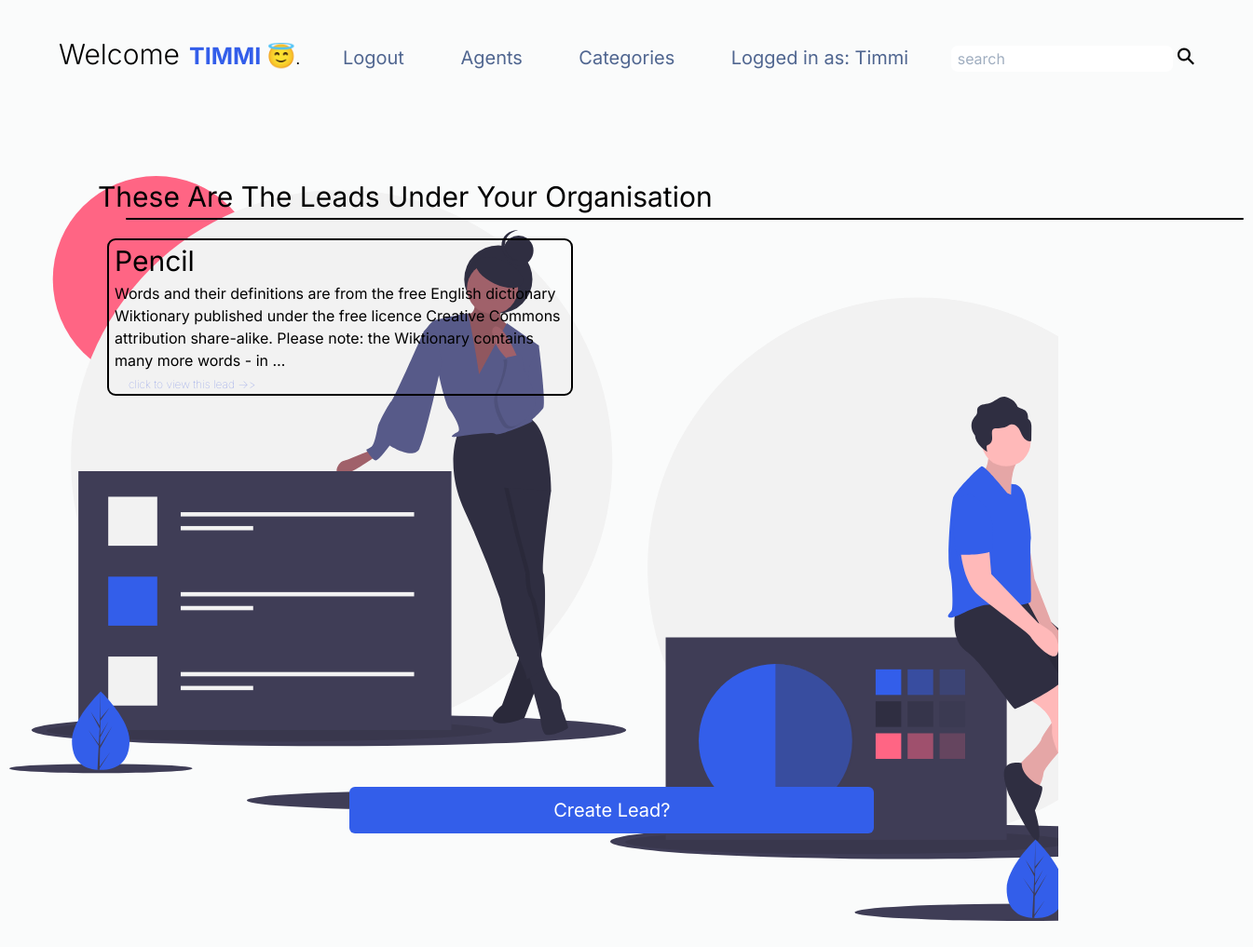
The app's page /lead-list (signed in) with its own data.
### CRMapp/models.py (models this page shows, shortened)
class User(AbstractUser):
    pass
    is_organisor = models.BooleanField(default=True)
    is_agent = models.BooleanField(default=False)
    agent_details = models.TextField(null = True, blank=True)

class Lead(models.Model):
    first_name = models.CharField(max_length=20)
    last_name = models.CharField(max_length=20)
    age = models.IntegerField(default=0)
    description = models.TextField(null=True, blank=True)
    agent = models.ForeignKey("Agent", on_delete=models.SET_NULL, null=True, blank=True)
    date_added = models.DateTimeField(auto_now_add=True)
    organisation = models.ForeignKey("Auto", on_delete=models.CASCADE)
    category = models.ForeignKey("Category", on_delete=models.SET_NULL, null=True, blank=True, related_name='leads')
    created_at = models.DateTimeField(default=datetime.now, blank=True, null=True)

### CRMapp/views.py (the view)
# urls.py: path('lead-list', views.Lead_list.as_view(), name='lead-list'),
class Lead_list(LoginRequiredMixin, generic.ListView):
    template_name = 'lead-list.html'
    context_object_name = "leads"
    def get_queryset(self):
        if self.request.user.is_organisor:
            queryset = Lead.objects.filter(organisation = self.request.user.auto, agent__isnull=False)
        else:
            queryset = Lead.objects.filter(agent = self.request.user.agent)
        return queryset
    def get_context_data(self, **kwargs):
        context = super(Lead_list, self).get_context_data(**kwargs)
        if self.request.user.is_organisor:
            queryset = Lead.objects.filter(organisation = self.request.user.auto)
        else:
            queryset = Lead.objects.filter(agent = self.request.user.agent)
        search_input = self.request.GET.get('search') or ''
        if search_input:
            context['leads'] = queryset.filter(first_name__icontains = search_input)
            context['search'] = search_input
        context.update(
                {
                    'unassigned_leads': queryset.filter(agent__isnull=True),
                }
            )
        return context

### CRMapp/templates/lead-list.html (shortened to what this page needs)
<!DOCTYPE html>
<html lang="en">
<head>
    <link href="https://unpkg.com/tailwindcss@^1.0/dist/tailwind.min.css" rel="stylesheet">
    {% load static %}
    <link rel="stylesheet" href="{% static 'styless.css' %}">
</head>
<body>
    <nav>
        <h1 class="hello">Welcome</h1>
        <span>{{request.user.username}} &#128519;</span>.
        <div class="nav-contents">
            <ul>
               <li><a href="{% url 'logout' %}">Logout</a></li>
               {% if request.user.is_organisor %}
               <li><a  href="{% url 'agents:agent-list' %}">Agents</a></li>
               {% else %}
               <li><a href="{% url 'leads:new-leadcategory' %}">New Leads</a></li>
               {% endif %}
               {% if request.user.is_organisor %}
               <li><a  href="{% url 'leads:category' %}">Categories</a></li>
               {% endif %}
               <li>Logged in as: <span style="text-transform: capitalize;">{{request.user.username}}</span></li>
            </ul>
        </div>
            <div class="search">
                <form method="get">
                    <input type="search" placeholder=" search" name="search" value="{{search}}">
                    <button><div class="search-icon">&#9906;</div></button>
                </form>
            </div>
    </nav>
<div class="background-img">
    <div class="container">
        {% if request.user.is_organisor %}
        <p id="text-p">These are the Leads under your organisation</p>
        {% else %}
        <p id="text-p">These are the Leads for your management</p>
        {% endif %}
        <div class="lead">
                {% for lead in leads %}
                <p>
                    <a class="text-3xl" style="text-transform: capitalize;" >{{lead.first_name}}</a><br>
                    <a>
                        {{lead.description|truncatewords:30}}
                    </a><br>
                    <span class="text"><a href="{% url 'leads:lead-detail' lead.id %}">click to view this lead ->></a></span>
                </p>
                {% endfor %}
            </div>
        <div class="bottom">
            {% if request.user.is_organisor %}
            <a href="{% url 'leads:lead-create' %}"><button class="w-full text-black hover:bg-blue-500  px-3 py-2 rounded-md">Create Lead?</button></a>
            {% endif %}
        </div>
    </div>
</div>
</body>
</html>

### static/styless.css (style rules this page uses)
* { margin: 0; padding: 0; box-sizing: border-box; font-family: "Inter", sans-serif; }
body { font-family: "Inter", sans-serif; background: #fafbfb; background-size: cover; min-height: 100vh; margin: 10px; }
nav { display: flex; justify-content: space-between; flex-wrap: nowrap; padding: 2px 4%; align-items: baseline; }
nav > span { font-weight: 700; font-size: 25px; color: #335eea; text-transform:uppercase; margin-left: 10px; }
.hello { margin-top: 2%; font-weight: 300; font-size: 30px; }
.nav-contents { flex: 1; text-align: center; }
.nav-contents ul li { list-style: none; display: inline-block; padding: 12px 28px; margin-top: 19px; }
.nav-contents ul li { text-decoration: none; font-weight: 400; font-size: 20px; transform: 0.2s; color: #506690; }
.nav-contents ul a::after { content: ''; display: block; width: 0px; height: 3px; transition: 0.5s ease-in-out; margin: auto; background: #2b50c7; }
.search { box-sizing: border-box; }
.search input { padding: 2px; border-radius: 7px; }
.search-icon { transform: rotate(-45deg); font-size:25px; margin-top: 3px; border: none; }
.background-img { background: url(images/team.svg); background-size: cover; height: 90%; width: 85%; max-width: 100%; align-items: center; object-fit: contain; }
.container { margin: 95px; min-height: 100vh; }
#text-p { font-weight: 400; font-size: 30px; text-transform: capitalize; }
#text-p::after { content: ''; display: block; width: 1200px; height: 2px; margin-left: 30px; background: black; border-radius: 3px; }
.lead { margin-top: 20px; margin-right: 100px; display: flex; flex-wrap: wrap; align-items: flex-start; }
.lead p { border: 2px solid black; margin-bottom: 25px; margin-left: 10px; width:500px; height: auto; border-radius: 9px; padding-left: 6px; transition: 0.3s ease-in-out; }
.text { font-weight: 50; font-size: 12px; padding-left: 15px; color: rgb(124, 142, 230); }
.lead span { transition: 0.3s ease-in-out; }
.bottom { width: 50%; margin-left: 24%; }
.bottom button { transition: 0.3s ease-in-out; height: 50px; font-size: 20px; font-weight: 400; color: white; margin-top: 70%; background: #335eea; }

### records on screen
User: user.username "TIMMI", user.username "Timmi"
Lead: first_name "Pencil", description "Words and their definitions are from the free English dictionary Wiktionary published under the free licence Creative Commons attribution share-alike. Please note: the Wiktionary contains many more words - in …"
